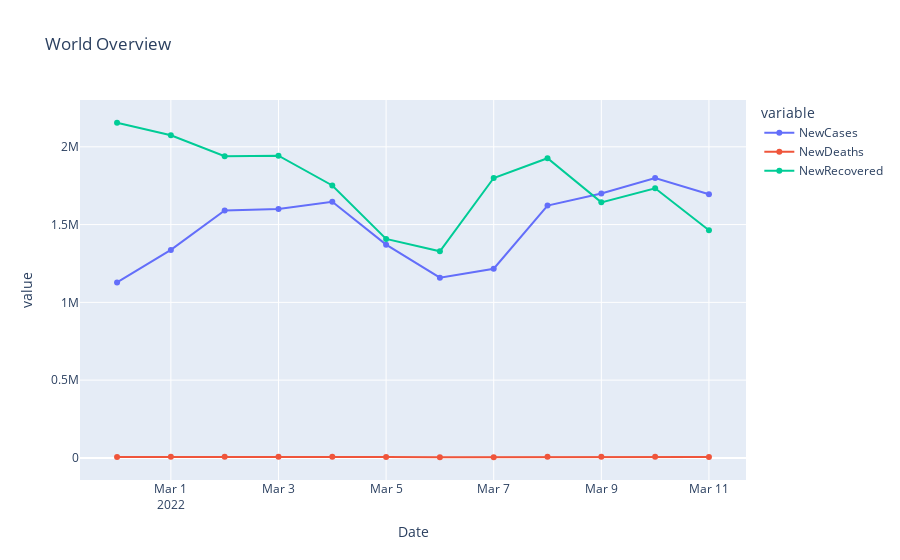

The cell this chart's notebook holds for it:
### Code cell
fig = px.line(linechart_plots, x="Date", y=['NewCases', 'NewDeaths','NewRecovered'], markers = True, title="World Overview") 
fig.show()

### Figure 1 — Plotly figure (JSON) as saved in the notebook; plotly's stock layout.template omitted (floating-point values rounded to 4 significant figures)
{"data": [{"hovertemplate": "variable=NewCases<br>Date=%{x}<br>value=%{y}<extra></extra>", "legendgroup": "NewCases", "line": {"color": "#636efa", "dash": "solid"}, "marker": {"symbol": "circle"}, "mode": "markers+lines", "name": "NewCases", "orientation": "v", "showlegend": true, "type": "scatter", "x": ["2022-02-28T00:00:00", "2022-03-01T00:00:00", "2022-03-02T00:00:00", "2022-03-03T00:00:00", "2022-03-04T00:00:00", "2022-03-05T00:00:00", "2022-03-06T00:00:00", "2022-03-07T00:00:00", "2022-03-08T00:00:00", "2022-03-09T00:00:00", "2022-03-10T00:00:00", "2022-03-11T00:00:00"], "xaxis": "x", "y": [1128262, 1337398, 1590173, 1599844, 1646436, 1371131, 1158654, 1216094, 1622156, 1699924, 1799907, 1695445], "yaxis": "y"}, {"hovertemplate": "variable=NewDeaths<br>Date=%{x}<br>value=%{y}<extra></extra>", "legendgroup": "NewDeaths", "line": {"color": "#EF553B", "dash": "solid"}, "marker": {"symbol": "circle"}, "mode": "markers+lines", "name": "NewDeaths", "orientation": "v", "showlegend": true, "type": "scatter", "x": ["2022-02-28T00:00:00", "2022-03-01T00:00:00", "2022-03-02T00:00:00", "2022-03-03T00:00:00", "2022-03-04T00:00:00", "2022-03-05T00:00:00", "2022-03-06T00:00:00", "2022-03-07T00:00:00", "2022-03-08T00:00:00", "2022-03-09T00:00:00", "2022-03-10T00:00:00", "2022-03-11T00:00:00"], "xaxis": "x", "y": [6045, 6813, 7756, 7872, 8022, 5651, 4135, 4912, 6945, 6811, 6687, 6002], "yaxis": "y"}, {"hovertemplate": "variable=NewRecovered<br>Date=%{x}<br>value=%{y}<extra></extra>", "legendgroup": "NewRecovered", "line": {"color": "#00cc96", "dash": "solid"}, "marker": {"symbol": "circle"}, "mode": "markers+lines", "name": "NewRecovered", "orientation": "v", "showlegend": true, "type": "scatter", "x": ["2022-02-28T00:00:00", "2022-03-01T00:00:00", "2022-03-02T00:00:00", "2022-03-03T00:00:00", "2022-03-04T00:00:00", "2022-03-05T00:00:00", "2022-03-06T00:00:00", "2022-03-07T00:00:00", "2022-03-08T00:00:00", "2022-03-09T00:00:00", "2022-03-10T00:00:00", "2022-03-11T00:00:00"], "xaxis": "x", "y": [2154754, 2074376, 1939726, 1942866, 1751635, 1407925, 1328479, 1799427, 1926545, 1643000, 1733676, 1463256], "yaxis": "y"}], "layout": {"legend": {"title": {"text": "variable"}, "tracegroupgap": 0}, "title": {"text": "World Overview"}, "xaxis": {"anchor": "y", "domain": [0, 1], "title": {"text": "Date"}}, "yaxis": {"anchor": "x", "domain": [0, 1], "title": {"text": "value"}}}}
